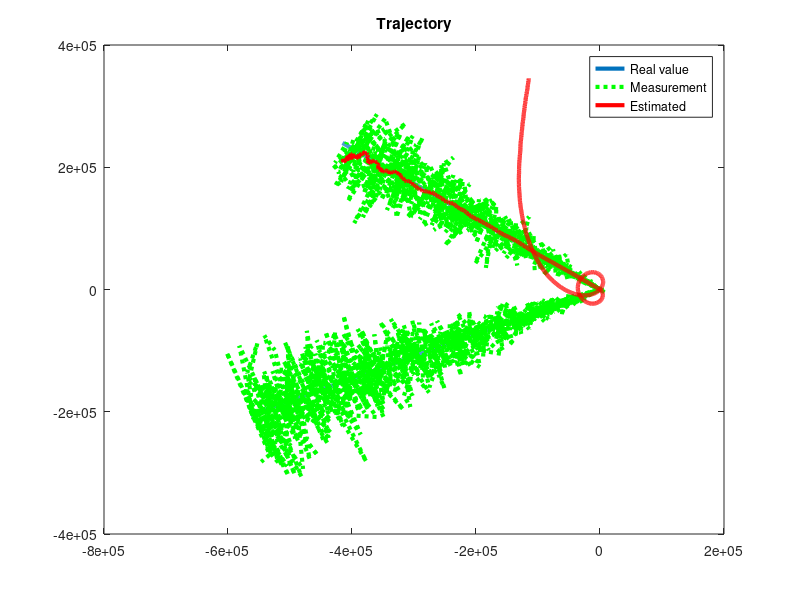
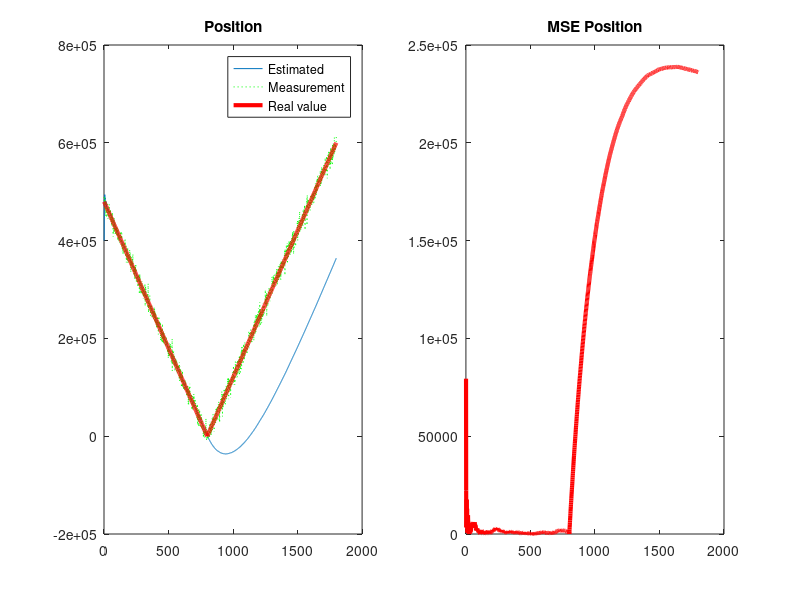
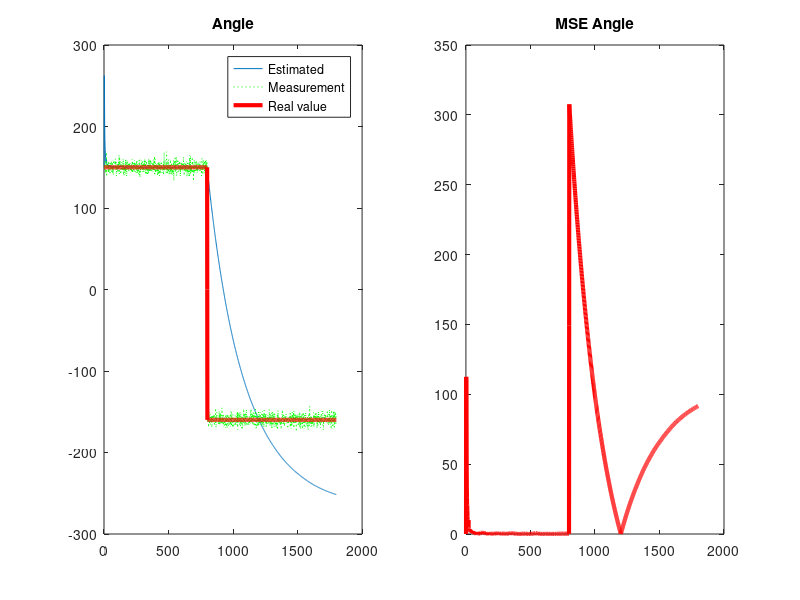

These charts were generated, in order, by the following MATLAB code:
function [] = kalman_reset(ver)
%close all
clc

if (nargin < 1)
    ver = 1;
end
m = 1800;
n = 1:m;
K = 800;

T = 1;

s_rho = 1e8;
s_theta = 25;

V = 600;  %Velocidad radial

%Rumbo
R = 330;

%Ruido Blanco
v_rho = s_rho^0.5*randn(size(n));
v_theta = s_theta^0.5*randn(size(n));

%Valores Iniciales
rho  = 400000;
theta = 150;

% Generacion de datos
x(1) = rho*sin(theta*pi/180);
y(1) = rho*cos(theta*pi/180);

for k = 2:K
    x(k) = x(k-1) + V*sin(R*pi/180)*T;
    y(k) = y(k-1) + V*cos(R*pi/180)*T;
end

 R = 200;

for k = K+1:m
    x(k) = x(k-1) + V*sin(R*pi/180)*T;
    y(k) = y(k-1) + V*cos(R*pi/180)*T;
end


x = 39700 +x;
y = -68762 +y;
%plot(n,y,n,x)
%Datos reales
r(1,:) = sqrt( x.^2 + y.^2 );
r(2,:) = (180/pi) *angle(y+1i*x); 

%Datos observados
rm(1,:) = r(1,:) + v_rho;
rm(2,:) = r(2,:) + v_theta;

if  ver == 1
    re = kalman1(s_rho,s_theta,rm,m,r,n);
else
    re = kalman2(s_rho,s_theta,rm,m,r,n);
end
plotResults (x,y,  re, rm, n, m, r)

end

function [re]= kalman1(s_rho,s_theta,rm,m,r,n)
% Prediccion
re(1,1) = 400000; % radial distance
re(2,1) = 150;% angle
re(3,1) = 600;% noise in radial distance
re(4,1) = 330;% noise in angle

% Covariance Matrix, uncentainty around predictions
P =  diag([s_rho,s_theta,s_rho,s_theta]);%eye(4);

% http://www.bzarg.com/p/how-a-kalman-filter-works-in-pictures/
% A = F, predicton matrix
A = [1 0 1 0; 0 1 0 1; 0 0 1 0; 0 0 0 1];
% C = H , for unit scalation between reading and estimation
C = [1 0 0 0;0 1 0 0 ]; 

% sensor noise
R = [s_rho 0 ; 0 s_theta];

for k = 2:m
    % next state
    % Prediction : 
    re(:,k) = A*re(:,k-1); 
    P = A*P*A'; 
  
    % Update: 
    % Calculando la ganancia Kalman
    K = P*C'/( C*P*C' + R); 

    % Correccion basada en la observacion
    %re(:,k) = re(:,k) + K*(rm(:,k) - C*re(:,k)); % from tutorial
    re(:,k) = re(:,k) + K*(rm(:,k) - re(1:2,k));
    P = (eye(4) - K*C)*P;
end

end

function [re]= kalman2(s_rho,s_theta,rm,m,r,n)
% Prediccion
re(1,1) = 400000;
re(2,1) = 150;
re(3,1) = 600;
re(4,1) = 330;

P =  diag([s_rho,s_theta,s_rho,s_theta]);%eye(4);

A = [1 0 1 0; 0 1 0 1; 0 0 1 0; 0 0 0 1];
C = [1 0 0 0;0 1 0 0 ]; 

R = [s_rho 0 ; 0 s_theta];

for k = 2:m
    re(:,k) = A*re(:,k-1); 
    P = A*P*A'; 
  
    % Calculando la ganancia Kalman
    K = P*C'/( C*P*C' + R); 

    % Correccion basada en la observacion
    re(:,k) = re(:,k) + K*(rm(:,k) - re(1:2,k));
    P = (eye(4) - K*C)*P;
    
        if  abs(re(2,k) - rm(2,k)) > s_theta*4
                re(1,k) = 400000;
                re(2,k) = -150;  
                re(3,k) = 600;
                re(4,k) = 200;

          P = diag([s_rho,s_theta,s_rho,s_theta]);

        end
    
end

end


function plotResults (x,y,re, rm, n, m, r)
linewidth = 3; 
figure
plot(y,x,'LineWidth', linewidth)
hold on
y = re(1,:) .* cosd (re(2,:));
x = re(1,:) .* sind (re(2,:));
yn = rm(1,:) .*cosd (rm(2,:));
xn = rm(1,:) .*sind (rm(2,:));
plot(yn(25:m),xn(25:m),'g:', 'LineWidth', linewidth)
plot(y(25:m),x(25:m),'r', 'LineWidth', linewidth)
title('Trajectory')
legend('Real value','Measurement', 'Estimated')


mse_pos = abs(re(1,:) - r(1,:));
mse_angle = abs(re(2,:) - r(2,:));

figure
subplot(1,2,1)
plot(n,re(1,:),n,rm(1,:),'g:',n,r(1,:),'r', 'LineWidth',linewidth)
legend( 'Estimated','Measurement','Real value')
title('Position')

subplot(1,2,2)
plot(n,mse_pos,'r','LineWidth', linewidth)
title('MSE Position')


figure
subplot(1,2,1)
plot(n,re(2,:),n,rm(2,:),'g:',n,r(2,:),'r','LineWidth', linewidth)
title('Angle')
legend( 'Estimated','Measurement', 'Real value')

subplot(1,2,2)
plot(n,mse_angle,'r','LineWidth', linewidth)
title('MSE Angle')


end
